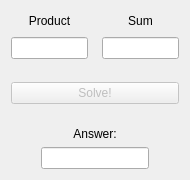
<?xml version="1.0" encoding="UTF-8"?>
<ui version="4.0">
 <class>solveDialog</class>
 <widget class="QWidget" name="solveDialog">
  <property name="enabled">
   <bool>true</bool>
  </property>
  <property name="geometry">
   <rect>
    <x>0</x>
    <y>0</y>
    <width>190</width>
    <height>180</height>
   </rect>
  </property>
  <property name="sizePolicy">
   <sizepolicy hsizetype="Expanding" vsizetype="Expanding">
    <horstretch>0</horstretch>
    <verstretch>0</verstretch>
   </sizepolicy>
  </property>
  <property name="minimumSize">
   <size>
    <width>190</width>
    <height>180</height>
   </size>
  </property>
  <property name="maximumSize">
   <size>
    <width>552</width>
    <height>270</height>
   </size>
  </property>
  <property name="cursor">
   <cursorShape>ArrowCursor</cursorShape>
  </property>
  <property name="acceptDrops">
   <bool>false</bool>
  </property>
  <property name="windowTitle">
   <string>Factor Solver</string>
  </property>
  <property name="windowIcon">
   <iconset>
    <normaloff>applications-interfacedesign.svg</normaloff>applications-interfacedesign.svg</iconset>
  </property>
  <layout class="QVBoxLayout" name="verticalLayout">
   <item>
    <layout class="QVBoxLayout" name="bigVerticalLayout">
     <item>
      <layout class="QVBoxLayout" name="smallVerticalLayout">
       <item>
        <layout class="QGridLayout" name="topGridLayout">
         <item row="1" column="1">
          <widget class="QLineEdit" name="productLineEdit"/>
         </item>
         <item row="1" column="3">
          <widget class="QLineEdit" name="sumLineEdit"/>
         </item>
         <item row="0" column="2">
          <spacer name="horizontalSpacer">
           <property name="orientation">
            <enum>Qt::Horizontal</enum>
           </property>
           <property name="sizeHint" stdset="0">
            <size>
             <width>40</width>
             <height>20</height>
            </size>
           </property>
          </spacer>
         </item>
         <item row="0" column="3">
          <widget class="QLabel" name="sumLabel">
           <property name="sizePolicy">
            <sizepolicy hsizetype="Expanding" vsizetype="Expanding">
             <horstretch>0</horstretch>
             <verstretch>0</verstretch>
            </sizepolicy>
           </property>
           <property name="text">
            <string>Sum</string>
           </property>
           <property name="alignment">
            <set>Qt::AlignCenter</set>
           </property>
           <property name="buddy">
            <cstring>sumLineEdit</cstring>
           </property>
          </widget>
         </item>
         <item row="0" column="1">
          <widget class="QLabel" name="productLabel">
           <property name="sizePolicy">
            <sizepolicy hsizetype="Expanding" vsizetype="Expanding">
             <horstretch>0</horstretch>
             <verstretch>0</verstretch>
            </sizepolicy>
           </property>
           <property name="text">
            <string>Product</string>
           </property>
           <property name="alignment">
            <set>Qt::AlignCenter</set>
           </property>
           <property name="buddy">
            <cstring>productLineEdit</cstring>
           </property>
          </widget>
         </item>
        </layout>
       </item>
       <item>
        <spacer name="verticalSpacer">
         <property name="orientation">
          <enum>Qt::Vertical</enum>
         </property>
         <property name="sizeHint" stdset="0">
          <size>
           <width>20</width>
           <height>40</height>
          </size>
         </property>
        </spacer>
       </item>
       <item>
        <widget class="QPushButton" name="factorSolveButton">
         <property name="enabled">
          <bool>false</bool>
         </property>
         <property name="text">
          <string>Solve!</string>
         </property>
        </widget>
       </item>
       <item>
        <spacer name="verticalSpacer_2">
         <property name="orientation">
          <enum>Qt::Vertical</enum>
         </property>
         <property name="sizeHint" stdset="0">
          <size>
           <width>20</width>
           <height>40</height>
          </size>
         </property>
        </spacer>
       </item>
       <item>
        <layout class="QGridLayout" name="gridLayout">
         <item row="2" column="0">
          <widget class="QLineEdit" name="factorAnswerLineEdit">
           <property name="sizePolicy">
            <sizepolicy hsizetype="Fixed" vsizetype="Fixed">
             <horstretch>0</horstretch>
             <verstretch>0</verstretch>
            </sizepolicy>
           </property>
           <property name="text">
            <string/>
           </property>
           <property name="alignment">
            <set>Qt::AlignCenter</set>
           </property>
           <property name="placeholderText">
            <string/>
           </property>
          </widget>
         </item>
         <item row="1" column="0">
          <widget class="QLabel" name="answerLabel">
           <property name="text">
            <string>Answer:</string>
           </property>
           <property name="alignment">
            <set>Qt::AlignCenter</set>
           </property>
          </widget>
         </item>
        </layout>
       </item>
      </layout>
     </item>
    </layout>
   </item>
  </layout>
 </widget>
 <resources/>
 <connections/>
</ui>
